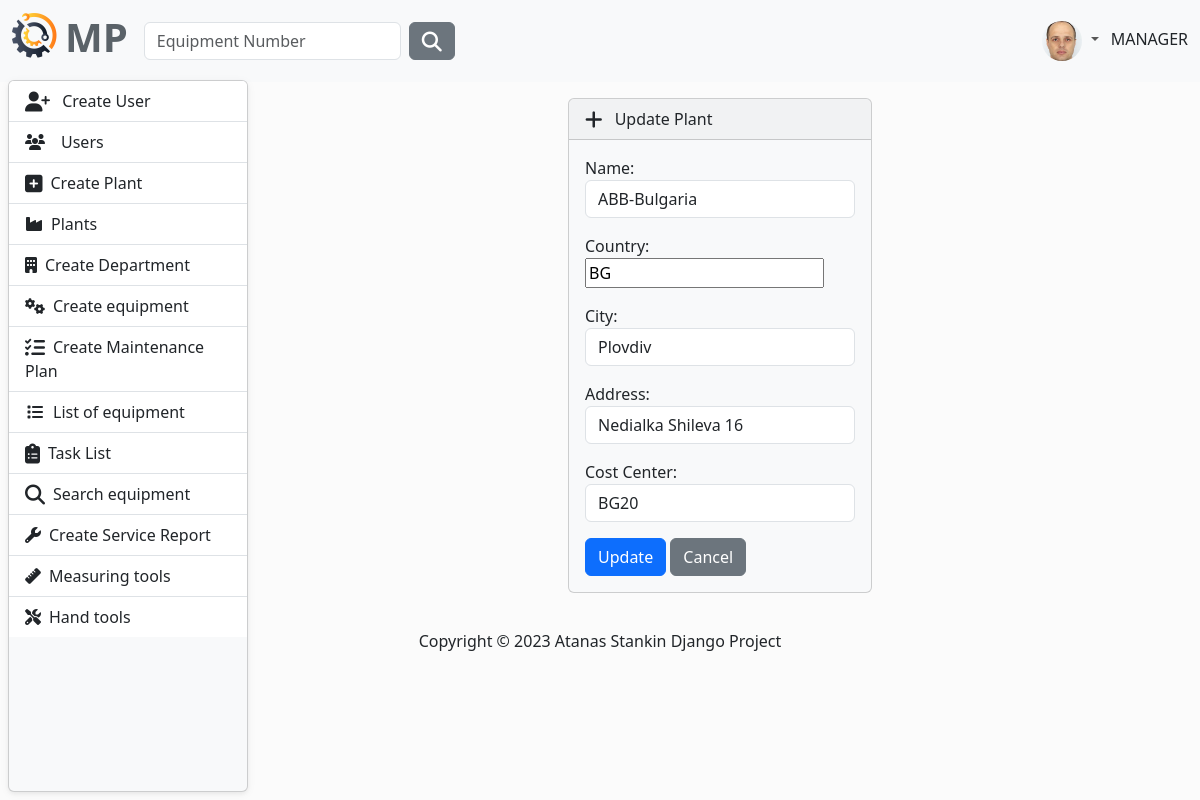
/plant/update/1/ (signed in), run on the app's committed database.
### MaintenancePlanner/accounts/models.py (models this page shows, shortened)
class AppUser(AbstractUser, PermissionsMixin):
    first_name = models.CharField(
        max_length=30,
        validators=[
            MinLengthValidator(2),
            user_name_validator,
        ]
    )
    last_name = models.CharField(
        max_length=30,
        validators=[
            MinLengthValidator(2),
            user_name_validator,
        ]
    )
    email = models.EmailField(unique=True)
    class Role(models.TextChoices):
        MANAGER = "MANAGER", 'Manager'
        SUPERVISOR = "SUPERVISOR", 'Supervisor'
        OPERATOR = "OPERATOR", 'Operator'
    role = models.CharField(max_length=50, choices=Role.choices)

class Profile(models.Model):
    user = models.OneToOneField(AppUser, on_delete=models.CASCADE)
    image = models.ImageField(
        default='images/default.jpg',
        null=True,
        blank=True,
        upload_to='images/'
    )

### MaintenancePlanner/plant/models.py (models this page shows, shortened)
class Plant(models.Model):
    name = models.CharField(
        max_length=30,
    )
    country = models.CharField(
        max_length=30,
    )
    city = models.CharField(
        max_length=30,
    )
    address = models.CharField(
        max_length=50,
    )
    cost_center = models.CharField(
        max_length=10,
        verbose_name='Cost Center'
    )

### MaintenancePlanner/plant/views.py (the view)
# urls.py: path('update/<int:pk>/', PlantUpdateView.as_view(), name='update-plant'),
class PlantUpdateView(LoginRequiredMixin, AllowedUsersMixin, UpdateView):
    allowed_roles = ['MANAGER']
    model = Plant
    template_name = 'plant/update-plant.html'
    success_url = reverse_lazy('plants-list')
    form_class = PlantCreateForm

### MaintenancePlanner/plant/forms.py
class PlantCreateForm(forms.ModelForm):
    country = CountryField().formfield(widget=CountrySelectWidget(attrs={"class": "form-control"}))
    class Meta:
        model = Plant
        fields = '__all__'
        widgets = {
            'name': forms.TextInput(attrs={'class': 'form-control'}),
            'city': forms.TextInput(attrs={'class': 'form-control'}),
            'address': forms.TextInput(attrs={'class': 'form-control'}),
            'cost_center': forms.TextInput(attrs={'class': 'form-control'}),
        }

### MaintenancePlanner/accounts/mixins.py (called while the page is built)
    def dispatch(self, request, *args, **kwargs):
        if request.user.role in self.allowed_roles:
            return super().dispatch(request, *args, **kwargs)
        else:
            return redirect('home-page')

### MaintenancePlanner/plant/templates/plant/update-plant.html (shortened to what this page needs)
{% extends 'base.html' %}
{% load crispy_forms_filters %}
{% block content %}
    {% load crispy_forms_tags %}
        <div class="row justify-content-center mt-3">
            <div class="col-4">
                <div class="card bg-light mb-3" style="max-width: 200rem;">
                  <div class="card-header">
                      <i class="fa-solid fa-plus fa-lg me-2"></i> Update Plant
                  </div>
                  <div class="card-body">
                      <form action="{% url 'update-plant' plant.id %}" method="POST">
                          {{ form.as_p}}
                          <button type="submit" class="btn btn-primary">Update</button>
                          <a href="{% url 'plants-list' %}" class="btn btn-secondary">Cancel</a>
                      </form>
                  </div>
            </div>
            </div>
        </div>
{% endblock %}

### templates/partials/navbar.html (shortened to what this page needs)
{% load static %}
<nav class="navbar navbar-expand-lg bg-light" data-bs-theme="light">
    <div class="container-fluid">
        <a class="navbar-brand" href="{% url 'home-page' %}">
            <ul class="navbar-nav ms-auto d-flex flex-row">
                <li><img class="logo me-2" src="{% static 'img/logo.png' %}" alt="logo"></li>
                <li><h1 style="color: #5a6268; font-weight: bold">MP</h1></li>
            </ul>
        </a>
        <div class="collapse navbar-collapse" id="navbarColor01">
            {% if user.is_authenticated %}
                <form class="d-flex" method=POST action="{% url 'search-equipment' %}">
                    <input class="form-control me-sm-2" type="search" placeholder="Equipment Number"
                           name="number">
                    <button class="btn btn-secondary my-2 my-sm-0" type="submit"><i
                            class="fa-solid fa-magnifying-glass fa-lg"></i></button>
                </form>
            {% endif %}
            <ul class="navbar-nav ms-auto d-flex flex-row">
                {% if not request.user.is_authenticated %}
                    <li class="nav-item">
                        <a class="nav-link" href="{% url 'login' %}"><i
                                class="fa-solid fa-right-to-bracket fa-lg me-2"></i>Sig In
                        </a>
                    </li>
                {% else %}
                    <li class="nav-item dropdown">
                        <div class="btn-group dropdown">
                            <a class="nav-link dropdown-toggle" data-bs-toggle="dropdown" href="#" role="button"
                               aria-haspopup="true" aria-expanded="false">
                                {% if user.profile.image %}
                                    <img src="{{ user.profile.image.url }}" class="rounded-circle" height="40"
                                         loading="lazy"/>
                                {% else %}
                                    <img src="{% static 'img/profile-img.png' %}" class="rounded-circle" height="40"
                                         loading="lazy"/>
                                {% endif %}
                            </a>
                        </div>
                        {{ request.user.role }}
                    </li>
                {% endif %}
            </ul>
        </div>
    </div>
</nav>

### static/css/layout.css (style rules this page uses)
body { background-color: #fbfbfb; }

### static/css/side-bar.css (style rules this page uses)
body { background-color: #fbfbfb; }

### data on the page
AppUser: profile.image (picture), user.role "MANAGER"
Plant: name "ABB-Bulgaria", country "BG", city "Plovdiv", address "Nedialka Shileva 16", cost_center "BG20"
